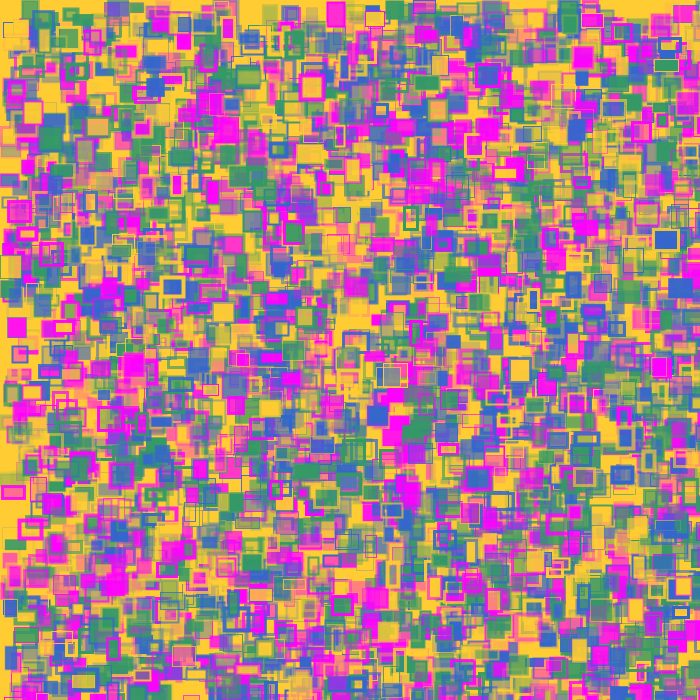
Frame 1 (no input)
Frame 60 (the mouse pressed at the canvas centre just before this capture): identical to frame 1, image omitted
Frame 120 (the mouse held since frame 60 and released just before this capture): identical to frame 1, image omitted

The Processing sketch that drew this single still picture (run headless with seeded random() and noise(); from frame 60 on, the mouse is pressed at the canvas centre):

// Processing sketch: processing_187262
// ── processing_187262.pde

// I wanted to make a dynamic drawing with rectangles that played with
// random opacity as much as random colour, shape and placement. The 
// palette and shape are a riff off of 1960s geometric design and colour.

//Define Color Palette
color[] colors = {#000000,#000033,#000066,#000099,#0000cc,#0000ff,#003300,#003333,#003366,#003399,#0033cc,#0033ff,#006600,#006633,#006666,#006699,#0066cc,#0066ff,#009900,#009933,#009966,#009999,#0099cc,#0099ff,#00cc00,#00cc33,#00cc66,#00cc99,#00cccc,#00ccff,#00ff00,#00ff33,#00ff66,#00ff99,#00ffcc,#00ffff,#330000,#330033,#330066,#330099,#3300cc,#3300ff,#333300,#333333,#333366,#333399,#3333cc,#3333ff,#336600,#336633,#336666,#336699,#3366cc,#3366ff,#339900,#339933,#339966,#339999,#3399cc,#3399ff,#33cc00,#33cc33,#33cc66,#33cc99,#33cccc,#33ccff,#33ff00,#33ff33,#33ff66,#33ff99,#33ffcc,#33ffff,#660000,#660033,#660066,#660099,#6600cc,#6600ff,#663300,#663333,#663366,#663399,#6633cc,#6633ff,#666600,#666633,#666666,#666699,#6666cc,#6666ff,#669900,#669933,#669966,#669999,#6699cc,#6699ff,#66cc00,#66cc33,#66cc66,#66cc99,#66cccc,#66ccff,#66ff00,#66ff33,#66ff66,#66ff99,#66ffcc,#66ffff,#990000,#990033,#990066,#990099,#9900cc,#9900ff,#993300,#993333,#993366,#993399,#9933cc,#9933ff,#996600,#996633,#996666,#996699,#9966cc,#9966ff,#999900,#999933,#999966,#999999,#9999cc,#9999ff,#99cc00,#99cc33,#99cc66,#99cc99,#99cccc,#99ccff,#99ff00,#99ff33,#99ff66,#99ff99,#99ffcc,#99ffff,#cc0000,#cc0033,#cc0066,#cc0099,#cc00cc,#cc00ff,#cc3300,#cc3333,#cc3366,#cc3399,#cc33cc,#cc33ff,#cc6600,#cc6633,#cc6666,#cc6699,#cc66cc,#cc66ff,#cc9900,#cc9933,#cc9966,#cc9999,#cc99cc,#cc99ff,#cccc00,#cccc33,#cccc66,#cccc99,#cccccc,#ccccff,#ccff00,#ccff33,#ccff66,#ccff99,#ccffcc,#ccffff,#ff0000,#ff0033,#ff0066,#ff0099,#ff00cc,#ff00ff,#ff3300,#ff3333,#ff3366,#ff3399,#ff33cc,#ff33ff,#ff6600,#ff6633,#ff6666,#ff6699,#ff66cc,#ff66ff,#ff9900,#ff9933,#ff9966,#ff9999,#ff99cc,#ff99ff,#ffcc00,#ffcc33,#ffcc66,#ffcc99,#ffcccc,#ffccff,#ffff00,#ffff33,#ffff66,#ffff99,#ffffcc,#ffffff}; 
color[] palette = {colors[int(random(1,216))],colors[int(random(1,216))],colors[int(random(1,216))],colors[int(random(1,216))],colors[int(random(1,216))]};
float counter = 0;

//Create setup code block
void setup(){
 //square window size 
 size(700, 700);
 //select the background colour to brown
 background(palette[int(random(1, 5))]);
}

//Create the draw code block
void draw(){
 //Setup while loop counting up to 2000
 while(counter < 2000){
   //Set stroke color to random palette color
   stroke(palette[int(random(1, 5))],int(random(1,255))); // second random arguement sets opacity.
   //Set stroke weight randomly
   strokeWeight(int(random(1, 5)));
   //Set fill color randomly from palette
   fill(palette[int(random(1, 5))],int(random(1,255))); // second random arguement sets opacity.
   //set rectangle origin location x to random of screen width
   float x = random(width);
   //set rectangle origin location x to random of screen height    
   float y = random(height);
   //set rectangle height randomly
   float h = random(10, 25);
   //set rectangle width randomly
   float w = random(10,25);
   //draw rectangle
   rect(x, y, h, w);
   //change limiter count randomly between -1 and +2
   counter += random(-1, +2);
 }
}
